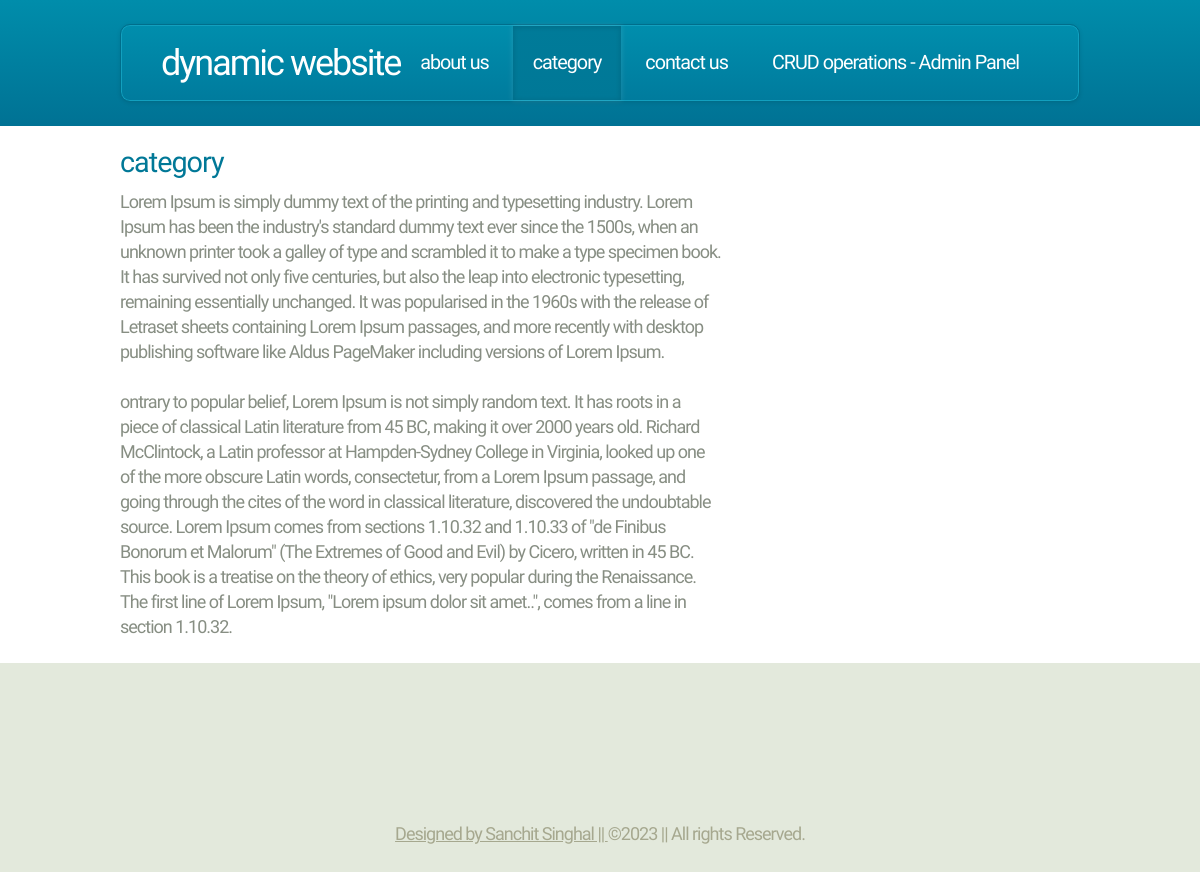
The app's page /category.php with its own data.
### tables this page shows
CREATE TABLE IF NOT EXISTS `mp_pages` (
  `page_id` int(11) NOT NULL AUTO_INCREMENT,
  `page_title` varchar(255) NOT NULL,
  `page_desc` text,
  `meta_keywords` varchar(255) DEFAULT NULL,
  `meta_desc` varchar(255) DEFAULT NULL,
  `sort_order` int(11) NOT NULL DEFAULT '0',
  `parent` varchar(255) NOT NULL DEFAULT '0',
  `status` enum('A','I') NOT NULL DEFAULT 'A',
  `page_alias` varchar(255) DEFAULT NULL,
  PRIMARY KEY (`page_id`),
  UNIQUE KEY `page_name` (`page_alias`)
);

### libs/config.php (called while the page is built, shortened)
<?php
require_once("common_functions.php");
$currentPage = pathinfo($_SERVER['PHP_SELF'], PATHINFO_FILENAME);
?>

### libs/common_functions.php (called while the page is built, shortened)
<?php
function getPageDetailsByName($pageAlias) {
    global $DB;
    $rs = array();
    $sql = "SELECT * FROM " . TABLE_PAGES . " WHERE 1 AND page_alias = :pname";
    try {
        $stmt = $DB->prepare($sql);
        $stmt->bindValue(":pname", $pageAlias);
        $stmt->execute();
        $results = $stmt->fetchAll();
    } catch (Exception $ex) {
        echo errorMessage($ex->getMessage());
    }
    if (count($results) > 0) {
       $rs =  $results[0];
    }
    return $rs;
}
?>

### category.php (the view)
<?php
require("libs/config.php");
$pageDetails = getPageDetailsByName($currentPage);
include("header.php");
?>
<div class="row main-row">
    <div class="8u">
        <section class="left-content">
            <h2><?php echo stripslashes($pageDetails["page_title"]); ?></h2>
            <?php echo stripslashes($pageDetails["page_desc"]); ?>
        </section>
    </div>
</div>
<?php
include("footer.php");
?>

### css/style.css (style rules this page uses)
*,*:before,*:after { -moz-box-sizing:content-box;-webkit-box-sizing:content-box;-o-box-sizing:content-box;-ms-box-sizing:content-box;box-sizing:content-box }
body { font-size: 13.5pt; font-family: sans-serif; background-color: #e3e9dc; font-family: 'Ubuntu Condensed', sans-serif; color: #878e83; letter-spacing: -1px; }
h1,h2,h3,h4 { color: #007897; font-weight: normal; }
h1,h2 { text-transform: lowercase; }
h2 { font-size: 1.6em; letter-spacing: -1px; margin-bottom: 0.5em; text-transform:lowercase; }

### css/style-desktop.css (style rules this page uses)
body { min-width: 1200px; }
section, article { margin: 0 0 20px 0; }
section:last-child, article:last-child { margin-bottom: 0; }
section.left-content { padding-right: 30px; line-height:25px; }

### css/style-1000px.css (style rules this page uses)
body { min-width: 960px; }

### records on screen
mp_pages: page_title "category", page_desc "Lorem Ipsum is simply dummy text of the printing and typesetting industry. Lorem Ipsum has been the industry's standard dummy text ever since the 1500s, when an unknown printer took a galley of type and scrambled it to make a type specimen book. It has survived not only five centuries, but also the leap into electronic typesetting, remaining essentially unchanged. It was popularised in the 1960s with the release of Letraset sheets containing Lorem Ipsum passages, and more recently with desktop publishing software like Aldus PageMaker including versions of Lorem Ipsum. ontrary to popular belief, Lorem Ipsum is not simply random text. It has roots in a piece of classical Latin literature from…"

### other values on screen
SITE_NAME "dynamic website"
